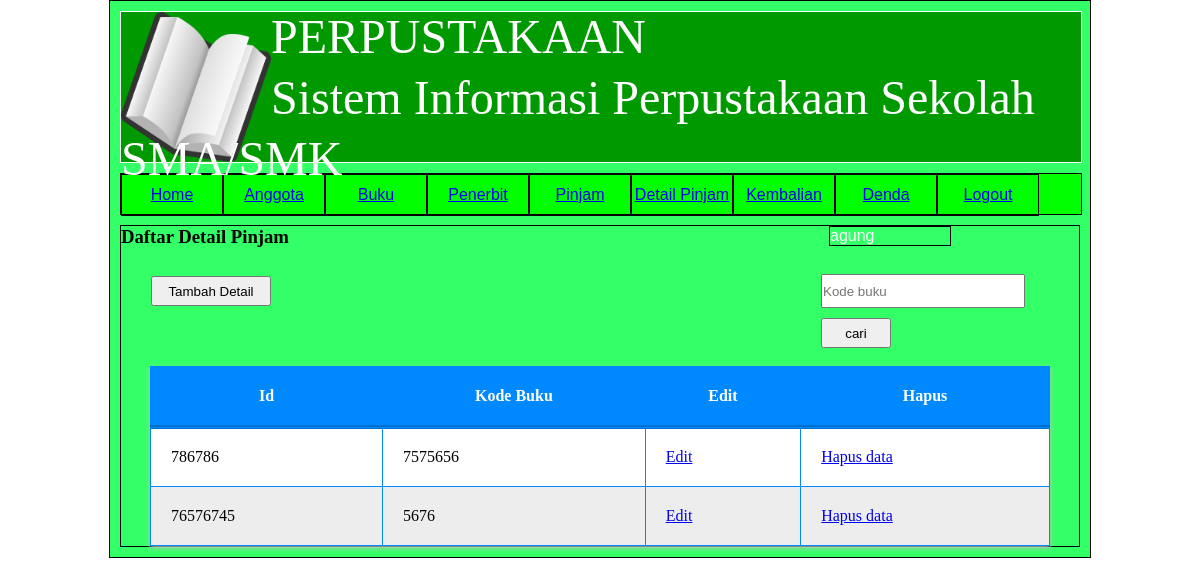
Page /detail.php (signed in) on the committed database.
### tables this page shows
CREATE TABLE IF NOT EXISTS `detail_pinjam` (
  `Id` int(6) NOT NULL,
  `Kdbuku` int(10) NOT NULL,
  PRIMARY KEY (`Id`)
);

### detail.php (the view, shortened to what this page needs)
<?php
if(!isset($_SESSION['Nama'])){
    header("location:login.php");
}else{
?>
<!DOCTYPE html>
<html>
<head>
	<link rel="stylesheet" type="text/css" href="bukudesain.css">
</head>
<body>
<div class="wrapper">
	<div class="header">
	<div class="gambar1"><img src="gambar/Sistem_Informasi_Perpustakaan_Online.png" width="150" height="150"></div>
	<font size="70">PERPUSTAKAAN</font><br>
    <font size="30">Sistem Informasi Perpustakaan Sekolah SMA/SMK</font>
	</div>
<div class="menu">
	<ul>
		<li><a href="home.php">Home</a></li>
		<li><a href="anggota.php">Anggota</a></li>
		<li><a href="buku.php">Buku</a></li>
		<li><a href="penerbit.php">Penerbit</a></li>
		<li><a href="pinjam.php">Pinjam</a></li>
		<li><a href="detail.php">Detail Pinjam</a></li>
		<li><a href="kembalian.php">Kembalian</a></li>
		<li><a href="denda.php">Denda</a></li>
		<li><a href="keluar.php">Logout</a></li>
		<div class="nama"><?php echo $_SESSION['Nama']?></div>
	</ul>
	</div>
	<div class="content"> <h3>Daftar Detail Pinjam </h3> <br>
	<div><a href="detailt.php"><input type="button" value="Tambah Detail" name="" style="width: 120px; height: 30px; margin-left: 30px;"></a></div>
	<div><form method="post" action="" style="margin-left: 700px; margin-top: -42px;">
	<input type="text" name="nl" placeholder="Kode buku" class="tet" style="height: 30px; width: 200px;">
	<input type="submit" name="cari" value="cari" class="btn" style="height: 30px; width: 70px;"><br>
</form><br></div>
<?php
if(isset($_POST['cari'])){
	$nl=$_POST['nl'];
	$detail=mysql_query("SELECT*FROM Detail_pinjam WHERE Kdbuku='$nl'");
}
else{
    $detail=mysql_query("SELECT*FROM Detail_pinjam ORDER BY Id asc");
}
	echo"<div class='a'><center><table border=1 bgcolor=white width=900></center>";
	echo"
	<tr>
	<thead>
	<tr>
	<th><font color=><center>Id<center></font></th>
	<th><font color=><center>Kode Buku<center></font></th>
	<th><font color=><center>Edit<center></font></th>
	<th><font color=><center>Hapus<center></font></th>
	</tr>
	</thead>
	</tr>
	<tr>";
	while ($data=mysql_fetch_array($detail)) {
		echo"<td>".$data['Id']."</td>";
		echo"<td>".$data['Kdbuku']."</td>";
		echo "<td><a href='editdetail.php?kd=".$data['Id']."'>Edit</a></td>";
		echo "<td><a href='hapusdetail.php?kd=".$data['Id']."'>Hapus data</a></td>";
	echo"</tr>";
}
?>
	 </div>
	 </div>
	 </body>
</html>
<?php } ?>

### bukudesain.css (style rules this page uses)
* { margin:0%; padding: 0%; }
.wrapper { width: 80%; margin:0px auto; height: auto; border:1px solid; padding: 10px; background:#33FF66; }
.header { width: 100%; height: 150px; border:1px solid; margin-bottom: 10px; text-align: left; font-size:; background:#009900; color:white; line-height: 50px; }
.nama { border:1px solid black; }
.menu { width: 100%; height: 40px; border:1px solid; background:#00FF00; font-family:Arial, Helvetica, sans-serif; margin-bottom: 10px; }
.menu ul li { list-style: none; width: 100px; height: 40px; border:1px solid; float: left; text-align: center; line-height: 40px; color:; }
.content { height: auto; width: auto; border:1px solid; }
.gambar1 { float: left; height:100px; width:150px; }
input { height: 20px; margin-top: 10px; }
.a table { background-color: white; border:1px solid #0088ff; border-collapse: collapse; box-shadow: 0px 2px 5px silver; }
.a table thead { background: #0088ff; color: white; border-bottom: 4px solid #006fd0; }
.a table th, td { padding: 20px; }
.nama { width: 120px; float: right; margin: 1%; margin-right: 130px; color: white; font-family: Arial, Helvetica, sans-serif; }

### rows in the picture
detail_pinjam: Id "786786", Kdbuku "7575656"
detail_pinjam: Id "76576745", Kdbuku "5676"

### other values in the picture
$_SESSION['Nama'] "agung"
